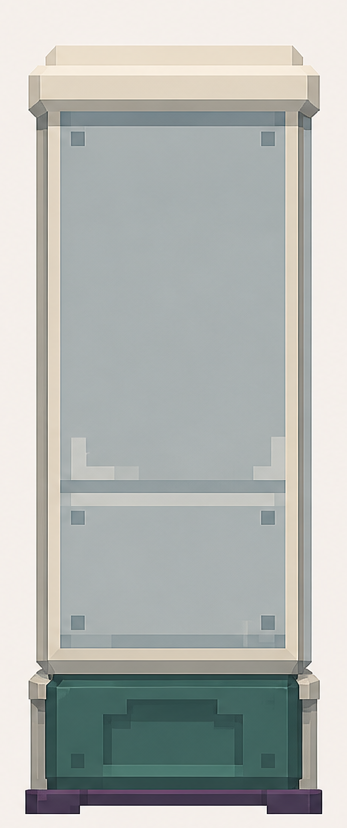
#> input picture docs/reference-lock/vaccine-fridge-v1/back.png, 347 x 828 px, given in place of vaccine-fridge-nano-steel-panel-microtile-v5.png, which was not available
$ python render_analytic_material_pilot.py
#> lines starting #> are read from the running program, lines starting #| are printed output that depends on the picture; pictures that were not available may be replaced by others from this repository, and a replacement may not be noted
"""Render a CPU twin of the side-panel A/B for documentation and review."""
from __future__ import annotations

from pathlib import Path

from PIL import Image, ImageDraw


ROOT = Path(__file__).resolve().parents[2]
TILE = ROOT / "public" / "textures" / "vaccine-fridge-nano-steel-panel-microtile-v5.png"
OUT = ROOT / "docs" / "reference-lock" / "vaccine-fridge-v1" / "analytic-side-panel-ab-v1.png"
WIDTH, HEIGHT = 28, 66
SCALE = 7


def control_panel() -> Image.Image:
    tile = Image.open(TILE).convert("RGB")
#> tile is the input picture: PIL image 347x828 RGB; mean R, G, B 179.6, 183.1, 179.7
    panel = Image.new("RGB", (WIDTH, HEIGHT))
#> panel: PIL image 28x66 RGB; every value is 0
    for y in range(0, HEIGHT, tile.height):
        for x in range(0, WIDTH, tile.width):
            panel.paste(tile, (x, y))
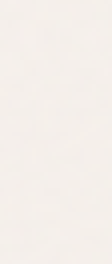
#> panel: PIL image 28x66 RGB (shown 4 times larger); mean R, G, B 244.8, 239.2, 234.6
    return panel


def analytic_panel() -> Image.Image:
    base = (round(97 * .858), round(122 * .858), round(128 * .858))
#> base = (83, 105, 110)
    shadow = (round(74 * .858), round(93 * .858), round(98 * .858))
    highlight = (round(118 * .858), round(148 * .858), round(156 * .858))
    outline = (round(56 * .858), round(71 * .858), round(74 * .858))
    panel = Image.new("RGB", (WIDTH, HEIGHT), base)
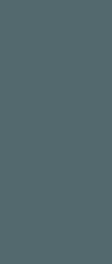
#> panel: PIL image 28x66 RGB (shown 4 times larger); mean R, G, B 83, 105, 110
    px = panel.load()
    for y in range(HEIGHT):
        for x in range(WIDTH):
            distance = min(x, WIDTH - 1 - x, y, HEIGHT - 1 - y)
            if abs(distance - 4) < .5:
                px[x, y] = tuple(round(a * .28 + b * .72) for a, b in zip(base, shadow))
            if distance < 2:
                px[x, y] = highlight if min(x, HEIGHT - 1 - y) <= min(WIDTH - 1 - x, y) else shadow
            if distance < 1:
                px[x, y] = outline
    return panel


def add_shared_marks(panel: Image.Image) -> None:
    draw = ImageDraw.Draw(panel)
    dark, light = (57, 72, 76), (101, 127, 134)
    for color, box in (
        (dark, (19, 14, 25, 14)), (dark, (17, 17, 23, 17)), (light, (20, 18, 25, 18)),
        (dark, (18, 47, 25, 47)), (dark, (16, 50, 23, 50)), (light, (21, 51, 25, 51)),
    ):
        draw.rectangle(box, fill=color)


def main() -> None:
    panels = [("V5 CONTROL — TILED CENTER", control_panel()),
              ("HYBRID PILOT — UV-LESS BANDS", analytic_panel())]
    for _, panel in panels:
        add_shared_marks(panel)
#> this loop made 2 passes
#> (dark in add_shared_marks, light in add_shared_marks) on passes 1 to 2: ((57, 72, 76), (101, 127, 134)), ((57, 72, 76), (101, 127, 134))
    margin, header, gap = 18, 34, 24
    panel_width, panel_height = WIDTH * SCALE, HEIGHT * SCALE
    canvas = Image.new("RGB", (margin * 2 + panel_width * 2 + gap,
                                margin * 2 + header + panel_height), (15, 17, 21))
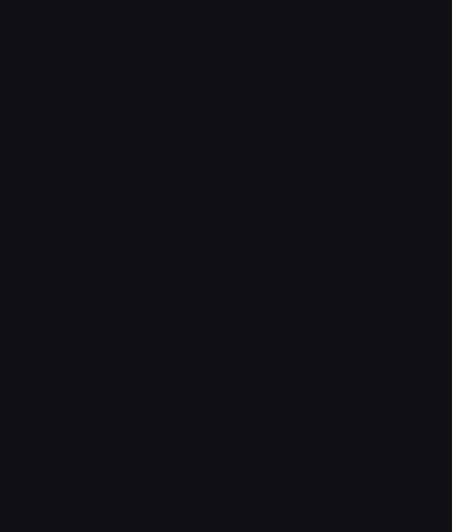
#> canvas: PIL image 452x532 RGB; mean R, G, B 15, 17, 21
    draw = ImageDraw.Draw(canvas)
    for index, (label, panel) in enumerate(panels):
        x = margin + index * (panel_width + gap)
        draw.text((x, margin), label, fill=(232, 230, 220))
        canvas.paste(panel.resize((panel_width, panel_height), Image.Resampling.NEAREST),
                     (x, margin + header))
#> this loop made 2 passes
#> (label, x) on passes 1 to 2: ('V5 CONTROL — TILED CENTER', 18), ('HYBRID PILOT — UV-LESS BANDS', 238)
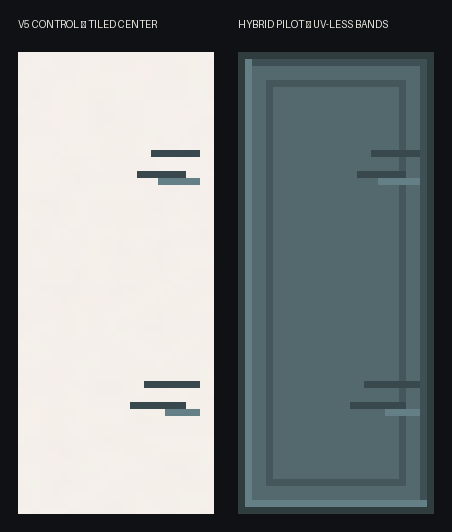
#> canvas: PIL image 452x532 RGB; mean R, G, B 124.4, 130.8, 131.8
    OUT.parent.mkdir(parents=True, exist_ok=True)
    canvas.save(OUT, optimize=False)
    print(OUT)


if __name__ == "__main__":
    main()

$ run again, on docs/reference-lock/vaccine-fridge-v1/candidate-back.png
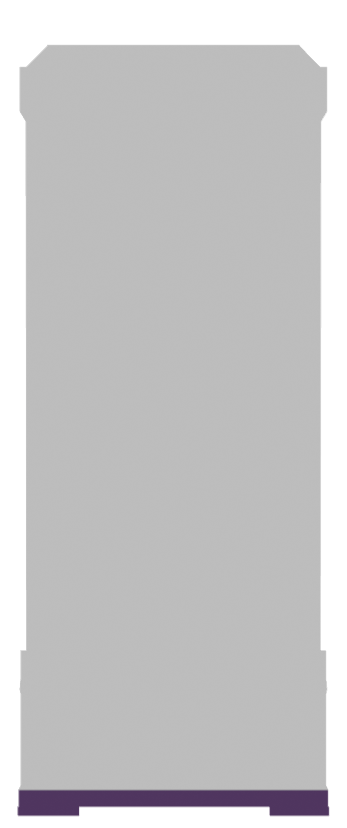
#> input picture docs/reference-lock/vaccine-fridge-v1/candidate-back.png, 347 x 828 px, given in place of vaccine-fridge-nano-steel-panel-microtile-v5.png, which was not available
#> in control_panel, `tile = Image.open(TILE).convert("RGB")`:
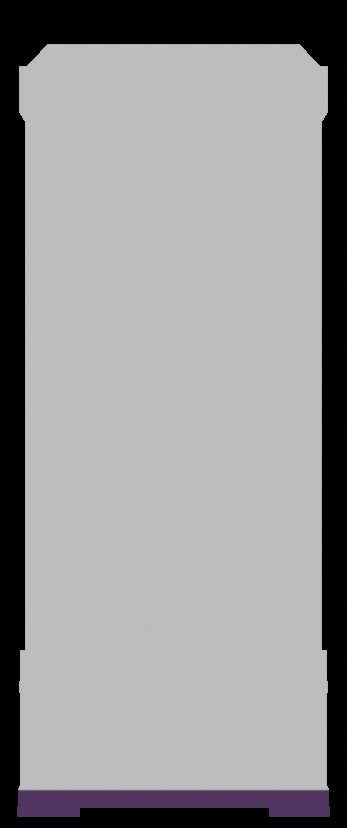
#> tile: PIL image 347x828 RGB; mean R, G, B 148.2, 147.6, 148.6
#> base = (83, 105, 110)
#> the loop in main, `for _, panel in panels:` made 2 passes
#> (dark in add_shared_marks, light in add_shared_marks) on passes 1 to 2: ((57, 72, 76), (101, 127, 134)), ((57, 72, 76), (101, 127, 134))
#> the loop in main, `for index, (label, panel) in enumerate(panels):` made 2 passes
#> (label, x) on passes 1 to 2: ('V5 CONTROL — TILED CENTER', 18), ('HYBRID PILOT — UV-LESS BANDS', 238)
#> after the loop in main, `for index, (label, panel) in enumerate(panels):`:
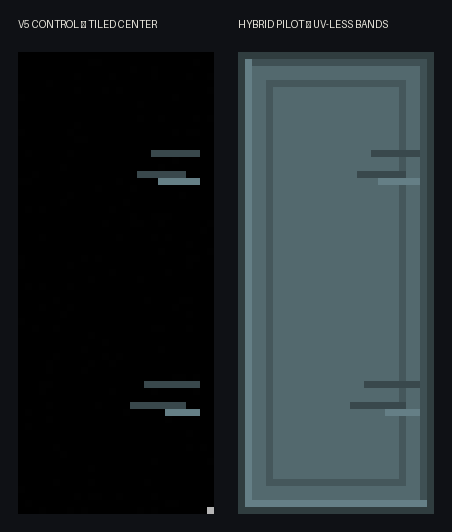
#> canvas: PIL image 452x532 RGB; mean R, G, B 34.3, 42.8, 45.5
